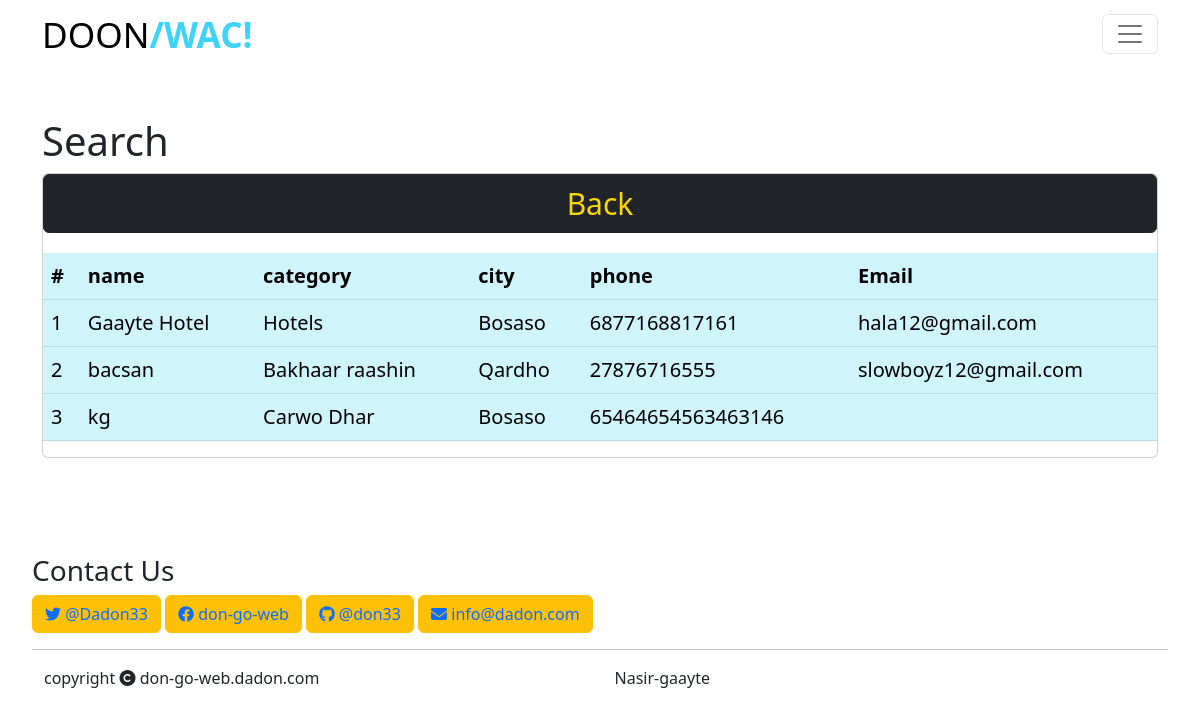
The app's page /search/ with its own data.
### core/models.py (models this page shows, shortened)
class Contactmodel(models.Model):
    auther=models.ForeignKey(User,on_delete=models.CASCADE)
    logo = models.ImageField(blank=True, null=True)
    name = models.CharField(max_length=255,null=False,blank=False)
    category=models.ForeignKey(Categorymodel,on_delete=models.CASCADE)
    city=models.ForeignKey(Citymodel,on_delete=models.CASCADE)
    phone1 = models.IntegerField(null=False,blank=False)
    email = models.EmailField(max_length=100, blank=True, null= True)
    location_imo = models.ImageField(null=True, blank=True)
    location_url = models.URLField()
    desc = models.TextField(null=True, blank=True)

class Categorymodel(models.Model):
    name = models.CharField(max_length=100)
    def __str__(self):
        return self.name

class Citymodel(models.Model):
    name=models.CharField(max_length=100)
    def __str__(self):
        return self.name

### core/views.py (the view)
# urls.py: path('search/',views.search,name='search'),
def search(request):
    cont_filter = ContactFilter(request.GET, queryset =Contactmodel.objects.all())
    return render(request,'core/search.html',{
        'form':cont_filter.form,
        'searched':cont_filter.qs,
        })

### core/templates/core/search.html
{% extends 'core/home.html' %}
{% block content %}
<div class="mt-5">
    <div class="container">
        <h1>Search </h1>
        <div class="card">
            <button style="font-size:30px;" class="btn btn-dark" type="submit"><a style="text-decoration: none; color:gold;" href="{% url 'home' %}">Back</a></button>
            <table class="table table-info table-striped-columnstable">
                <thead>
                    <tr class="table-info">
                        <th>#</th>
                        <th>name</th>
                        <th>category</th>
                        <th>city</th>
                        <th>phone</th>
                        <th>Email</th>
                    </tr>
                </thead>
                <tbody>
                    {% for x in searched %}
                    <tr>
                        <td class="table-info">{{forloop.counter}}</td>
                        <td class="table-info">{{x.name}}</td>
                        <td class="table-info">{{x.category}}</td>
                        <td class="table-info">{{x.city}}</td>
                        <td class="table-info">{{x.phone1}}</td>
                        <td class="table-info" ><a href="{{x.email.url}}"></a>{{x.email}}</td>
                    </tr>
                    {%endfor%}
                </tbody>
            </table>
        </div>
    </div>
</div>
{% endblock content %}

### static/css/main.css (style rules this page uses)
:root { --cta--color:rgb(57, 187, 219); }
body { background: #f2f2f2; margin: 0; padding: 0; font-family: "Roboto Condensed"; font-size: small; font-weight: 50; }
a { color: #444444; }
table { margin: 1em auto; float: left; width: 100%; height: 100%; size: 1ch; font-size: 20px; }

### records on screen
Contactmodel: name "Gaayte Hotel", category "Hotels", city "Bosaso", phone1 "6877168817161", email "hala12@gmail.com"
Contactmodel: name "bacsan", category "Bakhaar raashin", city "Qardho", phone1 "27876716555", email "slowboyz12@gmail.com"
Contactmodel: name "kg", category "Carwo Dhar", city "Bosaso", phone1 "65464654563463146"
